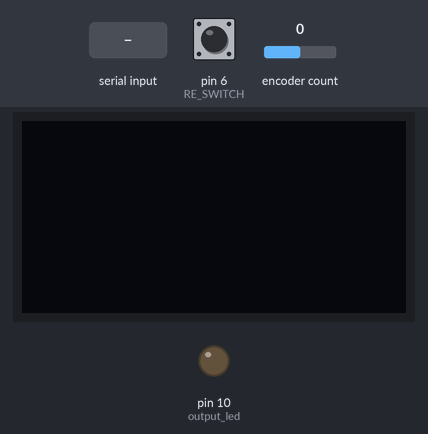
Bench run of a sketch on a simulated SparkFun Pro Micro, built with avr-gcc and run on an emulated ATmega32U4. Shown: 128×64 one-colour display, output pins drawn as LEDs (lit = HIGH). The inputs (shaded band) are chosen by the test bench; at power-on: pin 6 (RE_SWITCH) HIGH, encoder count 0. The display library's start-up logo is not drawn; USB keyboard and mouse output is not drawn; what the sketch prints to the serial monitor is not drawn.

Above: at 1.2 s.
1.3 s: "90,45\n" received over Serial
At 1.8 s:
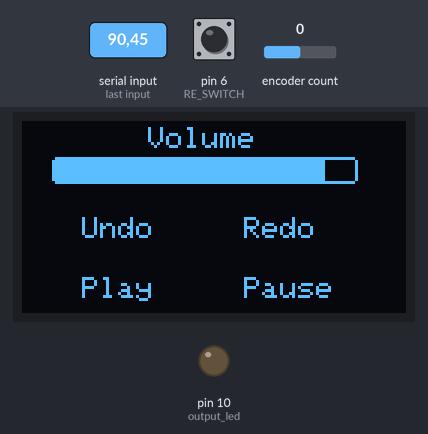
2.8 s: "30,150\n" received over Serial
At 4.0 s:
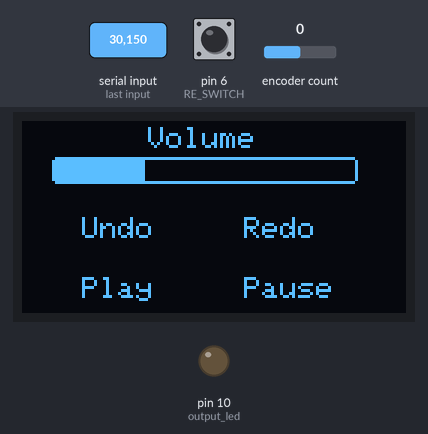
4.3 s: pin 6 (RE_SWITCH) pulled LOW for 0.15 s
At 5.3 s:
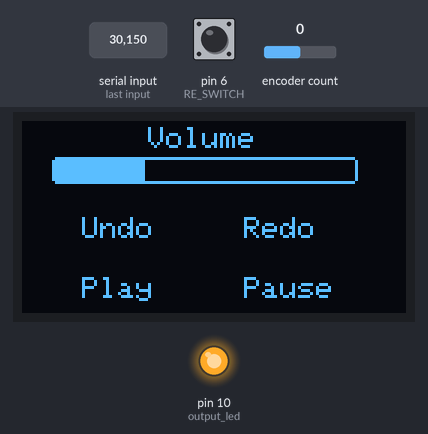
10.4 s: "5\n" received over Serial
At 11.0 s:
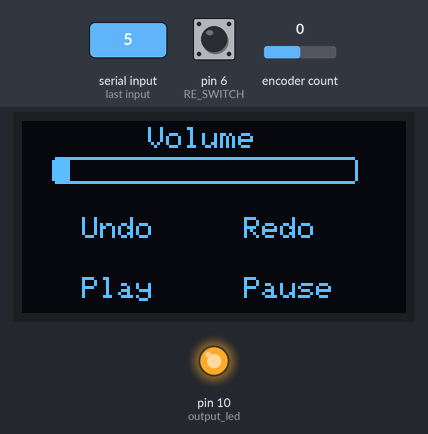
Timing chart, 0 to 12.9 s (numbered marks = the images above; inputs shaded):
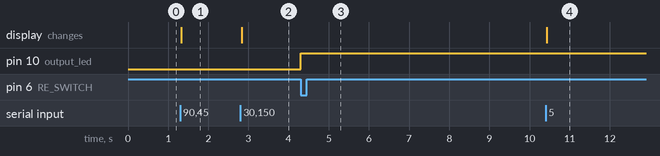

Measured:
- after the input at 1.3 s, the display: changes at once (image 1)
- after the input at 2.8 s, the display: changes at once (image 2)
- after the input at 4.3 s, pin 10 (output_led): LOW → HIGH at once
- after the input at 10.4 s, the display: changes at once (image 4)

The sketch:

Input_Device_HID.ino
```cpp
/*
 *
 * Program to function as a USB input device.
 * Communicate with companion python program to read
 * and display volume level.
 *
 * Ver 2.2 Using encoder library
 * Ver 2.3 Showing volume as bar graph
 * Ver 2.4 Adding buttons
 *
 * Jul 2022
 * Sharuk
 *
 */

#include "settings.h"
#include <SPI.h>
#include <Wire.h>
#include <Adafruit_GFX.h>
#include <Adafruit_SSD1306.h>
#include "HID-Project.h"
#include <Encoder.h>

Encoder myEnc(RE_DATA0, RE_DATA1);

Adafruit_SSD1306 display(SCREEN_WIDTH, SCREEN_HEIGHT, &Wire, OLED_RESET);

void setup()
{
  // Setup led
  pinMode(output_led, OUTPUT);

  // Setup switches
  pinMode(RE_SWITCH, INPUT_PULLUP);

  Serial.begin(BAUD_RATE);

  if (!display.begin(SSD1306_SWITCHCAPVCC, SCREEN_ADDRESS))
  {
    Serial.println(F("SSD1306 allocation failed"));
    for (;;)
      ;
  }

  // Initialize display
  display.display();
  display.clearDisplay();

  // Initialize HID
  Consumer.begin();
}

long oldPosition = -999;
int volume = 50;
String msg;

void updateValue(int delta)
{
  volume = constrain(volume + delta, 0, 100);
}

void updateDisplay()
{
  display.clearDisplay();

  display.setTextColor(1);
  display.setCursor(42, 2);
  display.print("Volume");

  display.drawRoundRect(10, 12, 102, 9, 2, WHITE);
  display.fillRect(11, 13, volume, 7, WHITE);

  display.setCursor(20, 32);
  display.print("Undo");

  display.setCursor(74, 32);
  display.print("Redo");

  display.setCursor(20, 52);
  display.print("Play");

  display.setCursor(74, 52);
  display.print("Pause");

  display.display();
}

void blinkLed()
{
  digitalWrite(output_led, HIGH);
  delay(1000);
  digitalWrite(output_led, LOW);
  delay(1000);
}

void displayMessage(int message)
{
  display.clearDisplay();
  display.setTextSize(3);
  display.setTextColor(SSD1306_WHITE);
  display.setCursor(0, 0);
  display.print("Vol:");
  display.print(message);
  display.display();
}

void handleEncoder()
{
  long newPosition = myEnc.read();
  if (newPosition != oldPosition)
  {
    if ((newPosition - oldPosition) > 0)
    {
      Serial.println("clockwise");
      Consumer.write(MEDIA_VOLUME_UP);
    }
    else
    {
      Serial.println("anti-clockwise");
      Consumer.write(MEDIA_VOLUME_DOWN);
    }
    oldPosition = newPosition;
    Serial.println(newPosition);
  }
}

void loop()
{
  handleEncoder();

  if (digitalRead(RE_SWITCH) == LOW)
  {
    digitalWrite(output_led, HIGH);
    Serial.println("switch");
  }

  if (Serial.available() > 0)
  {
    msg = Serial.readStringUntil('\n');
    volume = msg.toInt();
    updateDisplay();
  }
}
```

settings.h
```cpp
#define output_led 10

// Serial
#define BAUD_RATE 115200

// OLED
#define SCREEN_WIDTH 128
#define SCREEN_HEIGHT 64

// The pins for I2c are defined by the Wire-library.
// On an arduino LEONARDO (Pro Micro): 2(SDA), 3(SCL)

#define OLED_RESET -1 // Reset pin # (or -1 if sharing Arduino reset pin)
#define SCREEN_ADDRESS 0x3C

// Rotary Encoder (RE)
#define RE_DATA0 0 //8
#define RE_DATA1 1 //9

#define RE_SWITCH 6
```
